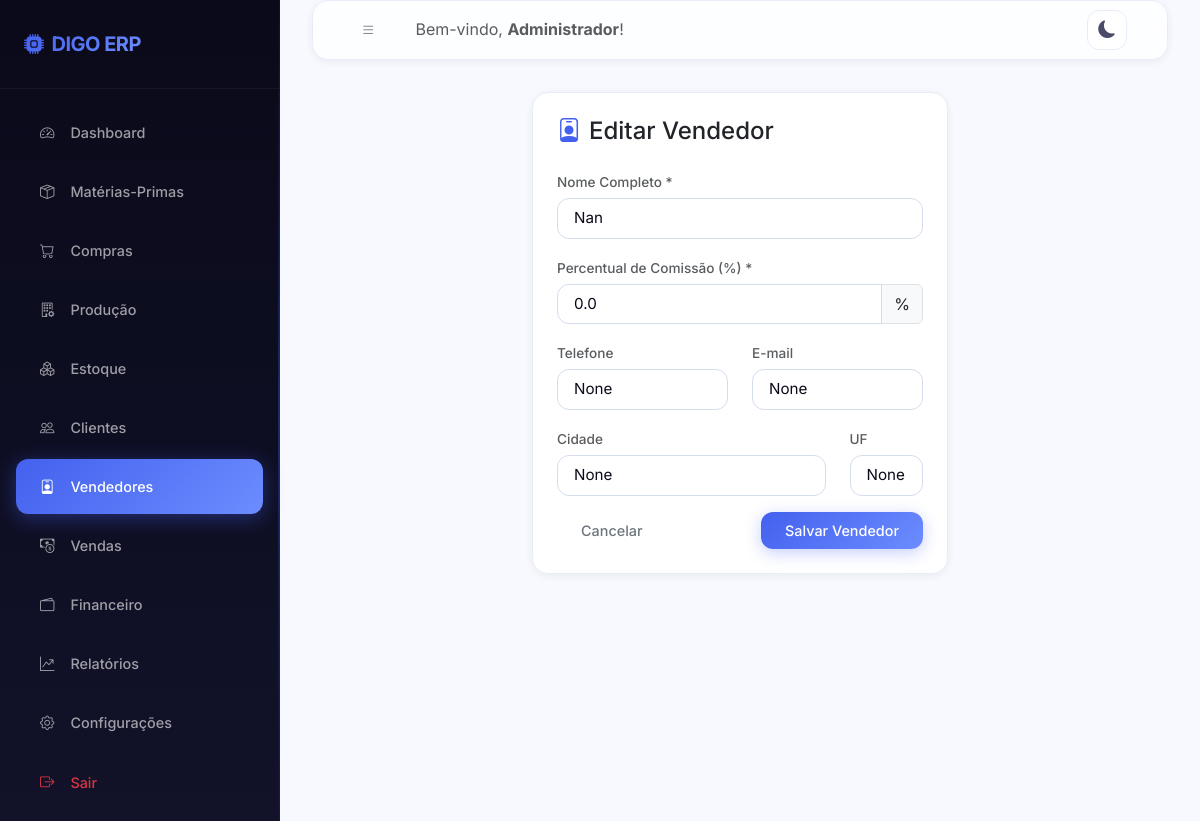
/vendedores/3/editar (signed in), run on the app's committed database.
### models/usuario.py (models this page shows, shortened)
class Usuario(UserMixin, db.Model):
    __tablename__ = 'usuarios'
    id = db.Column(db.Integer, primary_key=True)
    nome = db.Column(db.String(100), nullable=False)
    email = db.Column(db.String(150), unique=True, nullable=False)
    senha_hash = db.Column(db.String(256), nullable=False)
    perfil = db.Column(db.String(20), default='funcionario')  # admin | funcionario
    ativo = db.Column(db.Boolean, default=True)
    criado_em = db.Column(db.DateTime, default=datetime.utcnow)
    ultimo_acesso = db.Column(db.DateTime)
    logs = db.relationship('Log', backref='usuario', lazy='dynamic')
    @property
    def is_admin(self):
        return self.perfil == 'admin'

### models/vendedor.py (models this page shows, shortened)
class Vendedor(db.Model):
    __tablename__ = 'vendedores'
    id = db.Column(db.Integer, primary_key=True)
    nome = db.Column(db.String(150), nullable=False)
    telefone = db.Column(db.String(20))
    email = db.Column(db.String(150))
    cidade = db.Column(db.String(100))
    estado = db.Column(db.String(2))
    comissao_pct = db.Column(db.Float, default=0.0)  # % de comissão sobre venda
    ativo = db.Column(db.Boolean, default=True)
    criado_em = db.Column(db.DateTime, default=datetime.utcnow)
    vendas = db.relationship('Venda', backref='vendedor', lazy='dynamic')

### routes/vendedores.py (the view, shortened to what this page needs)
@vendedores_bp.route('/<int:id>/editar', methods=['GET', 'POST'])
@login_required
def editar(id):
    v = Vendedor.query.get_or_404(id)
    return render_template('vendedores/form.html', vendedor=v, titulo='Editar Vendedor')

### templates/vendedores/form.html (shortened to what this page needs)
{% extends 'base.html' %}
{% block content %}
<div class="row justify-content-center">
    <div class="col-md-6">
        <div class="card p-4">
            <h4 class="font-weight-bold mb-4"><i class="bi bi-person-badge me-2 text-primary"></i>{{ titulo }}</h4>
            <form method="POST">
                <div class="mb-3">
                    <label for="nome" class="form-label text-muted small">Nome Completo *</label>
                    <input type="text" class="form-control" id="nome" name="nome" value="{{ vendedor.nome if vendedor else '' }}" required placeholder="Ex: PALOMA UCHOA">
                </div>
                <div class="mb-3">
                    <label for="comissao_pct" class="form-label text-muted small">Percentual de Comissão (%) *</label>
                    <div class="input-group">
                        <input type="number" step="0.01" class="form-control" id="comissao_pct" name="comissao_pct" value="{{ vendedor.comissao_pct if vendedor else '0.00' }}" required>
                        <span class="input-group-text">%</span>
                    </div>
                </div>
                <div class="row">
                    <div class="col-md-6 mb-3">
                        <label for="telefone" class="form-label text-muted small">Telefone</label>
                        <input type="text" class="form-control" id="telefone" name="telefone" value="{{ vendedor.telefone if vendedor else '' }}" placeholder="(85) 99999-9999">
                    </div>
                    <div class="col-md-6 mb-3">
                        <label for="email" class="form-label text-muted small">E-mail</label>
                        <input type="email" class="form-control" id="email" name="email" value="{{ vendedor.email if vendedor else '' }}" placeholder="email@vendas.com">
                    </div>
                </div>
                <div class="row">
                    <div class="col-md-9 mb-3">
                        <label for="cidade" class="form-label text-muted small">Cidade</label>
                        <input type="text" class="form-control" id="cidade" name="cidade" value="{{ vendedor.cidade if vendedor else '' }}" placeholder="Cidade">
                    </div>
                    <div class="col-md-3 mb-3">
                        <label for="estado" class="form-label text-muted small">UF</label>
                        <input type="text" class="form-control" id="estado" name="estado" maxlength="2" value="{{ vendedor.estado if vendedor else '' }}" placeholder="CE">
                    </div>
                </div>
                <div class="d-flex justify-content-between">
                    <a href="{{ url_for('vendedores.index') }}" class="btn btn-outline-secondary">Cancelar</a>
                    <button type="submit" class="btn btn-primary">Salvar Vendedor</button>
                </div>
            </form>
        </div>
    </div>
</div>
{% endblock %}

### templates/base.html (shortened to what this page needs)
<!DOCTYPE html>
<html lang="pt-BR">
<head>
    <link href="https://cdn.jsdelivr.net/npm/bootstrap@5.3.0/dist/css/bootstrap.min.css" rel="stylesheet">
    <link rel="stylesheet" href="https://cdn.jsdelivr.net/npm/bootstrap-icons@1.10.5/font/bootstrap-icons.css">
    <link rel="stylesheet" href="{{ url_for('static', filename='css/style.css') }}">
</head>
<body>
    <div class="wrapper">
        <nav id="sidebar">
            <div class="sidebar-header d-flex align-items-center justify-content-between">
                <h4 class="m-0 text-white font-weight-bold"><i class="bi bi-cpu-fill me-2 text-indigo"></i>DIGO ERP</h4>
            </div>
            <ul class="list-unstyled components">
                <li class="{% if request.blueprint == 'dashboard' %}active{% endif %}">
                    <a href="{{ url_for('dashboard.index') }}"><i class="bi bi-speedometer2"></i> Dashboard</a>
                </li>
                <li class="{% if request.blueprint == 'materias_primas' %}active{% endif %}">
                    <a href="{{ url_for('materias_primas.index') }}"><i class="bi bi-box-seam"></i> Matérias-Primas</a>
                </li>
                <li class="{% if request.blueprint == 'compras' %}active{% endif %}">
                    <a href="{{ url_for('compras.index') }}"><i class="bi bi-cart"></i> Compras</a>
                </li>
                <li class="{% if request.blueprint == 'producao' %}active{% endif %}">
                    <a href="{{ url_for('producao.index') }}"><i class="bi bi-building-gear"></i> Produção</a>
                </li>
                <li class="{% if request.blueprint == 'estoque' %}active{% endif %}">
                    <a href="{{ url_for('estoque.index') }}"><i class="bi bi-boxes"></i> Estoque</a>
                </li>
                <li class="{% if request.blueprint == 'clientes' %}active{% endif %}">
                    <a href="{{ url_for('clientes.index') }}"><i class="bi bi-people"></i> Clientes</a>
                </li>
                <li class="{% if request.blueprint == 'vendedores' %}active{% endif %}">
                    <a href="{{ url_for('vendedores.index') }}"><i class="bi bi-person-badge"></i> Vendedores</a>
                </li>
                <li class="{% if request.blueprint == 'vendas' %}active{% endif %}">
                    <a href="{{ url_for('vendas.index') }}"><i class="bi bi-cash-coin"></i> Vendas</a>
                </li>
                <li class="{% if request.blueprint == 'financeiro' %}active{% endif %}">
                    <a href="{{ url_for('financeiro.index') }}"><i class="bi bi-wallet2"></i> Financeiro</a>
                </li>
                <li class="{% if request.blueprint == 'relatorios' %}active{% endif %}">
                    <a href="{{ url_for('relatorios.index') }}"><i class="bi bi-graph-up-arrow"></i> Relatórios</a>
                </li>
                {% if current_user.is_admin %}
                <li class="{% if request.blueprint == 'configuracoes' %}active{% endif %}">
                    <a href="{{ url_for('configuracoes.index') }}"><i class="bi bi-gear"></i> Configurações</a>
                </li>
                {% endif %}
                <li>
                    <a href="{{ url_for('auth.logout') }}" class="text-danger"><i class="bi bi-box-arrow-right text-danger"></i> Sair</a>
                </li>
            </ul>
        </nav>
        <div id="content">
            <nav class="navbar navbar-expand-lg card mb-4 p-2 d-flex flex-row align-items-center justify-content-between">
                <div class="d-flex align-items-center">
                    <button type="button" id="sidebarCollapse" class="btn btn-outline-secondary me-3">
                        <i class="bi bi-list"></i>
                    </button>
                    <span class="navbar-text d-none d-md-inline text-muted">Bem-vindo, <strong>{{ current_user.nome }}</strong>!</span>
                </div>
                <div class="d-flex align-items-center">
                    <button class="theme-toggle-btn me-3" id="themeToggle" title="Alternar Tema">
                    </button>
                </div>
            </nav>
            <div class="container-fluid p-0 fade-in">
                {% block content %}{% endblock %}
            </div>
        </div>
    </div>
</body>
</html>

### data on the page
Usuario: nome "Administrador"
Vendedor: nome "Nan", comissao_pct "0.0", telefone "None", email "None", cidade "None", estado "None"

### other printed values
{{ titulo }} "Editar Vendedor"
